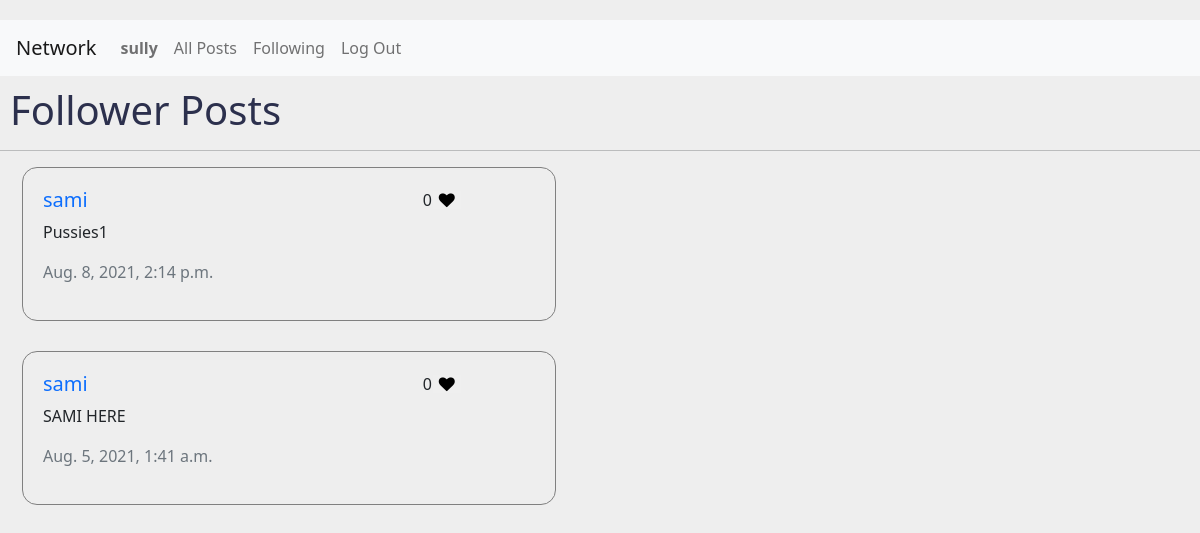
Page /following (signed in) on the committed database.
### network/models.py (models this page shows)
class User(AbstractUser):
    followers = ManyToManyField("User", blank=True, related_name="theuser")
    following = ManyToManyField("User", blank=True, related_name="theUser")

class Post(models.Model):
    user = ForeignKey(User, blank=False, on_delete=CASCADE, related_name="thepost")
    des = TextField()
    date = DateTimeField()
    likes = ManyToManyField("Likes", blank=True, related_name="thePost")
    liked = ManyToManyField("User", blank=True, related_name="user")

### network/views.py (the view)
# urls.py: path("following", views.following, name="following"),
@login_required
def following(request):
    currentUser = request.user
    post_items = Post.objects.filter(user__in = currentUser.following.all()).order_by('-date')
    p = Paginator(post_items, 10)
    page_num = request.GET.get('page', 1)
    try:
        page = p.page(page_num)
    except (PageNotAnInteger, EmptyPage):
        page = p.page(1)
    return render(request, "network/following.html", {
        "allposts": page
    })

### network/templates/network/following.html (shortened to what this page needs)
{% extends "network/layout.html" %}
{% load static %}
{% block body %}
<h1 style="color:#2c304d; margin: 10px;">Follower Posts</h1>
<hr>
<div id="allposts">
  {% for post in allposts %}
  <div class="row" style="margin: 10px;">
    <div class="col-md-8">
        <div class="people-nearby">
          <div class="nearby-user">
            <div class="row">
              <div class="col-md-7 col-sm-7 ">
                <h5><a href="{% url 'profile' post.user.id %}" style="text-decoration: none;">{{post.user}}</a></h5>
                <p id="postDes{{post.id}}">{{post.des}}</p>
                <p class="text-muted">{{post.date}}</p>
              </div>
              <div style="position: relative;"class="col-md-3 col-sm-3">
                <div  style="position: absolute; right:0; display: block;">
                {% if user.is_authenticated %}
                  <div id ="counter{{post.id}}" style="position: absolute; top:0;"> {{post.likes.all.count}} </div>
                  {% if request.user in post.liked.all %}
                  <button onclick="like('{{post.id}}')" style="margin-left:10px;color: red;border: none;"class="fa fa-heart" id="heart{{post.id}}"></button>
                  {% else %}
                  <button onclick="like('{{post.id}}')" style="margin-left:10px;color: black;border: none;"class="fa fa-heart" id="heart{{post.id}}"></button>
                  {% endif %}
              {% else %}
                  <label style="font-weight: 700;">Likes: </label>
                  {{post.likes.all.count}}
              {% endif %}
            </div>
              </div>
            </div>
          </div>
        </div>
    </div>
</div>
{% endfor %}
</div>
{% endblock %}

### network/templates/network/layout.html (shortened to what this page needs)
{% load static %}
<!DOCTYPE html>
<html lang="en">
    <head>
        <link rel="stylesheet" href="https://stackpath.bootstrapcdn.com/bootstrap/4.4.1/css/bootstrap.min.css">
        <link href="{% static 'network/styles.css' %}" rel="stylesheet">
        <link href="https://cdn.jsdelivr.net/npm/bootstrap@5.0.2/dist/css/bootstrap.min.css" rel="stylesheet">
        <link rel="stylesheet" href="https://cdnjs.cloudflare.com/ajax/libs/font-awesome/4.7.0/css/font-awesome.min.css">
        <link href="{% static 'network/styles.css' %}" rel="stylesheet">
    </head>
    <body>
        <nav class="navbar navbar-expand-lg navbar-light bg-light">
            <a class="navbar-brand" href="#">Network</a>
            <div>
              <ul class="navbar-nav mr-auto">
                {% if user.is_authenticated %}
                    <li class="nav-item">
                        <a class="nav-link" href="{% url 'profile' user.id %}"><strong>{{ user.username }}</strong></a>
                    </li>
                {% endif %}
                <li class="nav-item">
                  <a class="nav-link" href="{% url 'index' %}">All Posts</a>
                </li>
                {% if user.is_authenticated %}
                    <li class="nav-item">
                        <a class="nav-link" href="{% url 'following' %}">Following</a>
                    </li>
                    <li class="nav-item">
                        <a class="nav-link" href="{% url 'logout' %}">Log Out</a>
                    </li>
                {% endif %}
              </ul>
            </div>
          </nav>
        <div class="body">
            {% block body %}
            {% endblock %}
        </div>
    </body>
</html>

### network/static/network/styles.css (style rules this page uses)
body { margin-top:20px; background:#eee; }
.people-nearby .nearby-user { padding: 20px; border: 1px solid #808080; border-radius: 15px; width: 70%; margin-bottom: 20px; }

### rows in the picture
User: username "sully"
Post: user "sami", des "Pussies1", date "Aug. 8, 2021, 2:14 p.m.", likes.all.count "0"
Post: user "sami", des "SAMI HERE", date "Aug. 5, 2021, 1:41 a.m.", likes.all.count "0"
